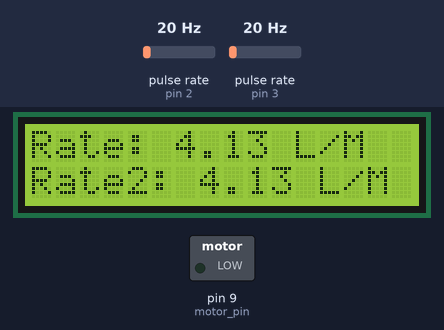
This sketch was run on a simulated Arduino Uno, built with avr-gcc and run on an emulated ATmega328P. Parts: 16×2 character LCD, switched loads named in the sketch (green lamp = pin HIGH). Wiring (inferred from the names in the program): 2 × pulse sensor: data pin 2 / data pin 3. Inputs (shaded band) come from the test bench; at power-on: pulse rate (sensors on pin 2, pin 3) 20 Hz. What the sketch prints to the serial monitor is not drawn. At 3.6 s the program stops and its outputs stay as they are.

Above: at 2.1 s.
2.2 s: pulse rate (sensor on pin 2) set to 4 Hz
At 3.4 s:
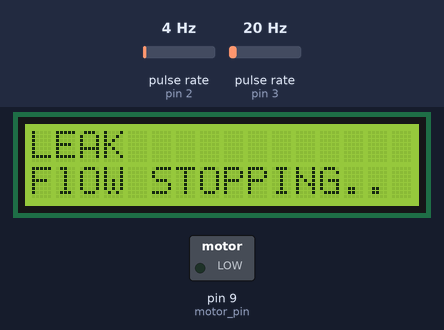
At 4.0 s:
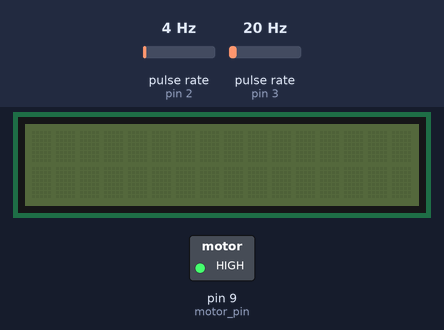
Timing chart, 0 to 5.1 s (numbered marks = the images above; inputs shaded):
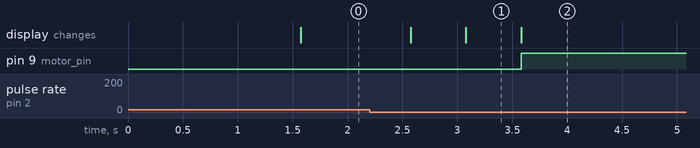

The sketch:

leak-detection.ino
```cpp
#include <LiquidCrystal.h>


float vol = 0.0,l_minute;
float vol2 = 0.0,l_minute2;
unsigned char flowsensor = 3; // Sensor Input
unsigned char flowsensor2 = 2;
unsigned long currentTime;
unsigned long cloopTime;
unsigned long flow_frequency;
unsigned long flow_frequency2;
int motor_pin=9;
float var=0;

LiquidCrystal lcd(12, 11, 6, 5, 4, 10);

void flow () // Interrupt function to increment flow
{
   flow_frequency++;
}
void flow2(){
  flow_frequency2++;
}
void setup()
{
   Serial.begin(9600);
   pinMode(flowsensor, INPUT);
    pinMode(flowsensor2, INPUT);
   digitalWrite(flowsensor, HIGH); // Optional Internal Pull-Up
   digitalWrite(flowsensor2, HIGH); // Optional Internal Pull-Up
   attachInterrupt(digitalPinToInterrupt(flowsensor), flow, RISING); // Setup Interrupt
   attachInterrupt(digitalPinToInterrupt(flowsensor2), flow2, RISING); // Setup Interrupt
   pinMode(motor_pin,OUTPUT);
   lcd.begin(16, 2);
   lcd.clear();
   lcd.setCursor(0,0);
   lcd.print("Water FlowMeter");
   lcd.setCursor(0,1);
   lcd.print(flow_frequency2);
   delay(500);
   currentTime = millis();
   cloopTime = currentTime;
}

void loop ()
{
   currentTime = millis();
   // Every second, calculate and print litres/hour
   if(currentTime >= (cloopTime + 1000))
   {
    cloopTime = currentTime; // Updates cloopTime
    if(flow_frequency != 0 || flow_frequency2 != 0)
    {

       l_minute = (flow_frequency / 7.5); // (Pulse frequency x 60 min) / 7.5Q = flowrate in L/hour
       l_minute2 = (flow_frequency2 / 7.5); // (Pulse frequency x 60 min) / 7.5Q = flowrate in L/hour


      lcd.clear();
      lcd.setCursor(0,0);
      lcd.print("Rate: ");
      lcd.print(l_minute);
      lcd.print(" L/M");
      lcd.setCursor(0,1);
      lcd.print("Rate2: ");
      lcd.print(l_minute2);
      lcd.print(" L/M");
      delay(500);
      l_minute = l_minute/60;
      l_minute2 = l_minute2/60;
      if((0.9*l_minute)>l_minute2){
         lcd.clear();
         lcd.setCursor(0,0);
         lcd.print("LEAK");
         lcd.setCursor(0,1);
         lcd.print("FlOW STOPPING..");
         delay(500);
         lcd.clear();
         lcd.setCursor(0,0);
         lcd.print("RATE 1: 0 L/M");
         digitalWrite(motor_pin,HIGH);
          exit(0);

      }

      flow_frequency = 0; // Reset Counter
      flow_frequency2 = 0; // Reset Counter
      Serial.print(l_minute, DEC); // Print litres/hour
      Serial.println(" L/Sec");
      Serial.print(l_minute2, DEC); // Print litres/hour
      Serial.println(" L/Sec");
    }
    else {
      Serial.println(" flow rate = 0 ");
      lcd.clear();
      lcd.setCursor(0,0);
      lcd.print("Rate: ");
      lcd.print( flow_frequency );
      lcd.print(" L/M");
      lcd.setCursor(0,1);
      lcd.print("Vol:");
      lcd.print(vol);
      lcd.print(" L");
    }
   }
}
```

Measured:
- after the input at 2.2 s, pin 9 (motor_pin): LOW → HIGH after 1.4 s; the display: first changes after 0.37 s (image 1 shows a later state)
- what the display in image 1 shows lasts 0.5 s, from 3.1 s to 3.6 s
